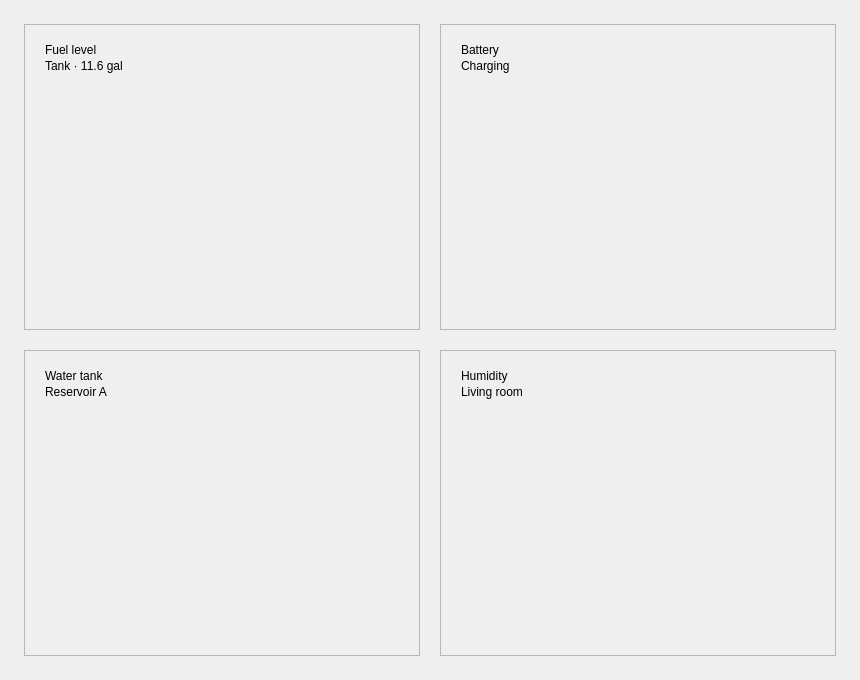
<?xml version="1.0" encoding="UTF-8"?>
<ui version="4.0">
 <class>MainWindow</class>
 <widget class="QMainWindow" name="MainWindow">
  <property name="geometry">
   <rect>
    <x>0</x>
    <y>0</y>
    <width>860</width>
    <height>680</height>
   </rect>
  </property>
  <property name="windowTitle">
   <string>QCustomLiquidGauge — Demo</string>
  </property>
  <widget class="QWidget" name="centralwidget">
   <layout class="QGridLayout" name="mainGrid">
    <property name="leftMargin">
     <number>24</number>
    </property>
    <property name="topMargin">
     <number>24</number>
    </property>
    <property name="rightMargin">
     <number>24</number>
    </property>
    <property name="bottomMargin">
     <number>24</number>
    </property>
    <property name="horizontalSpacing">
     <number>20</number>
    </property>
    <property name="verticalSpacing">
     <number>20</number>
    </property>
    <item row="0" column="0">
     <widget class="QFrame" name="fuelCard">
      <property name="frameShape">
       <enum>QFrame::StyledPanel</enum>
      </property>
      <layout class="QVBoxLayout" name="fuelCardLayout" stretch="0,0,0,1">
       <property name="leftMargin">
        <number>20</number>
       </property>
       <property name="topMargin">
        <number>18</number>
       </property>
       <property name="rightMargin">
        <number>20</number>
       </property>
       <property name="bottomMargin">
        <number>18</number>
       </property>
       <property name="spacing">
        <number>2</number>
       </property>
       <item>
        <widget class="QLabel" name="fuelTitle">
         <property name="text">
          <string>Fuel level</string>
         </property>
        </widget>
       </item>
       <item>
        <widget class="QLabel" name="fuelSub">
         <property name="text">
          <string>Tank · 11.6 gal</string>
         </property>
        </widget>
       </item>
       <item>
        <spacer name="fuelSpacer">
         <property name="orientation">
          <enum>Qt::Vertical</enum>
         </property>
         <property name="sizeType">
          <enum>QSizePolicy::Fixed</enum>
         </property>
         <property name="sizeHint" stdset="0">
          <size>
           <width>0</width>
           <height>6</height>
          </size>
         </property>
        </spacer>
       </item>
       <item>
        <widget class="QCustomLiquidGauge" name="fuelGauge" native="true">
         <property name="sizePolicy">
          <sizepolicy hsizetype="Expanding" vsizetype="Expanding">
           <horstretch>0</horstretch>
           <verstretch>1</verstretch>
          </sizepolicy>
         </property>
         <property name="value" stdset="0">
          <double>0.0</double>
         </property>
         <property name="centerText" stdset="0">
          <string>3.61</string>
         </property>
         <property name="centerSuffix" stdset="0">
          <string>gal</string>
         </property>
        </widget>
       </item>
      </layout>
     </widget>
    </item>
    <item row="0" column="1">
     <widget class="QFrame" name="batteryCard">
      <property name="frameShape">
       <enum>QFrame::StyledPanel</enum>
      </property>
      <layout class="QVBoxLayout" name="batteryCardLayout" stretch="0,0,0,1">
       <property name="leftMargin">
        <number>20</number>
       </property>
       <property name="topMargin">
        <number>18</number>
       </property>
       <property name="rightMargin">
        <number>20</number>
       </property>
       <property name="bottomMargin">
        <number>18</number>
       </property>
       <property name="spacing">
        <number>2</number>
       </property>
       <item>
        <widget class="QLabel" name="batteryTitle">
         <property name="text">
          <string>Battery</string>
         </property>
        </widget>
       </item>
       <item>
        <widget class="QLabel" name="batterySub">
         <property name="text">
          <string>Charging</string>
         </property>
        </widget>
       </item>
       <item>
        <spacer name="batterySpacer">
         <property name="orientation">
          <enum>Qt::Vertical</enum>
         </property>
         <property name="sizeType">
          <enum>QSizePolicy::Fixed</enum>
         </property>
         <property name="sizeHint" stdset="0">
          <size>
           <width>0</width>
           <height>6</height>
          </size>
         </property>
        </spacer>
       </item>
       <item>
        <widget class="QCustomLiquidGauge" name="batteryGauge" native="true">
         <property name="sizePolicy">
          <sizepolicy hsizetype="Expanding" vsizetype="Expanding">
           <horstretch>0</horstretch>
           <verstretch>1</verstretch>
          </sizepolicy>
         </property>
         <property name="value" stdset="0">
          <double>0.0</double>
         </property>
         <property name="shape" stdset="0">
          <string>roundedRect</string>
         </property>
         <property name="cornerRadius" stdset="0">
          <number>26</number>
         </property>
         <property name="centerSuffix" stdset="0">
          <string>%</string>
         </property>
        </widget>
       </item>
      </layout>
     </widget>
    </item>
    <item row="1" column="0">
     <widget class="QFrame" name="tankCard">
      <property name="frameShape">
       <enum>QFrame::StyledPanel</enum>
      </property>
      <layout class="QVBoxLayout" name="tankCardLayout" stretch="0,0,0,1">
       <property name="leftMargin">
        <number>20</number>
       </property>
       <property name="topMargin">
        <number>18</number>
       </property>
       <property name="rightMargin">
        <number>20</number>
       </property>
       <property name="bottomMargin">
        <number>18</number>
       </property>
       <property name="spacing">
        <number>2</number>
       </property>
       <item>
        <widget class="QLabel" name="tankTitle">
         <property name="text">
          <string>Water tank</string>
         </property>
        </widget>
       </item>
       <item>
        <widget class="QLabel" name="tankSub">
         <property name="text">
          <string>Reservoir A</string>
         </property>
        </widget>
       </item>
       <item>
        <spacer name="tankSpacer">
         <property name="orientation">
          <enum>Qt::Vertical</enum>
         </property>
         <property name="sizeType">
          <enum>QSizePolicy::Fixed</enum>
         </property>
         <property name="sizeHint" stdset="0">
          <size>
           <width>0</width>
           <height>6</height>
          </size>
         </property>
        </spacer>
       </item>
       <item>
        <widget class="QCustomLiquidGauge" name="tankGauge" native="true">
         <property name="sizePolicy">
          <sizepolicy hsizetype="Expanding" vsizetype="Expanding">
           <horstretch>0</horstretch>
           <verstretch>1</verstretch>
          </sizepolicy>
         </property>
         <property name="value" stdset="0">
          <double>0.0</double>
         </property>
         <property name="centerSuffix" stdset="0">
          <string>%</string>
         </property>
        </widget>
       </item>
      </layout>
     </widget>
    </item>
    <item row="1" column="1">
     <widget class="QFrame" name="humidityCard">
      <property name="frameShape">
       <enum>QFrame::StyledPanel</enum>
      </property>
      <layout class="QVBoxLayout" name="humidityCardLayout" stretch="0,0,0,1">
       <property name="leftMargin">
        <number>20</number>
       </property>
       <property name="topMargin">
        <number>18</number>
       </property>
       <property name="rightMargin">
        <number>20</number>
       </property>
       <property name="bottomMargin">
        <number>18</number>
       </property>
       <property name="spacing">
        <number>2</number>
       </property>
       <item>
        <widget class="QLabel" name="humidityTitle">
         <property name="text">
          <string>Humidity</string>
         </property>
        </widget>
       </item>
       <item>
        <widget class="QLabel" name="humiditySub">
         <property name="text">
          <string>Living room</string>
         </property>
        </widget>
       </item>
       <item>
        <spacer name="humiditySpacer">
         <property name="orientation">
          <enum>Qt::Vertical</enum>
         </property>
         <property name="sizeType">
          <enum>QSizePolicy::Fixed</enum>
         </property>
         <property name="sizeHint" stdset="0">
          <size>
           <width>0</width>
           <height>6</height>
          </size>
         </property>
        </spacer>
       </item>
       <item>
        <widget class="QCustomLiquidGauge" name="humidityGauge" native="true">
         <property name="sizePolicy">
          <sizepolicy hsizetype="Expanding" vsizetype="Expanding">
           <horstretch>0</horstretch>
           <verstretch>1</verstretch>
          </sizepolicy>
         </property>
         <property name="value" stdset="0">
          <double>0.0</double>
         </property>
         <property name="centerSuffix" stdset="0">
          <string>%</string>
         </property>
        </widget>
       </item>
      </layout>
     </widget>
    </item>
   </layout>
  </widget>
 </widget>
 <customwidgets>
  <customwidget>
   <class>QCustomLiquidGauge</class>
   <extends>QWidget</extends>
   <header>Custom_Widgets.QCustomLiquidGauge</header>
   <container>0</container>
  </customwidget>
 </customwidgets>
 <resources/>
 <connections/>
</ui>
